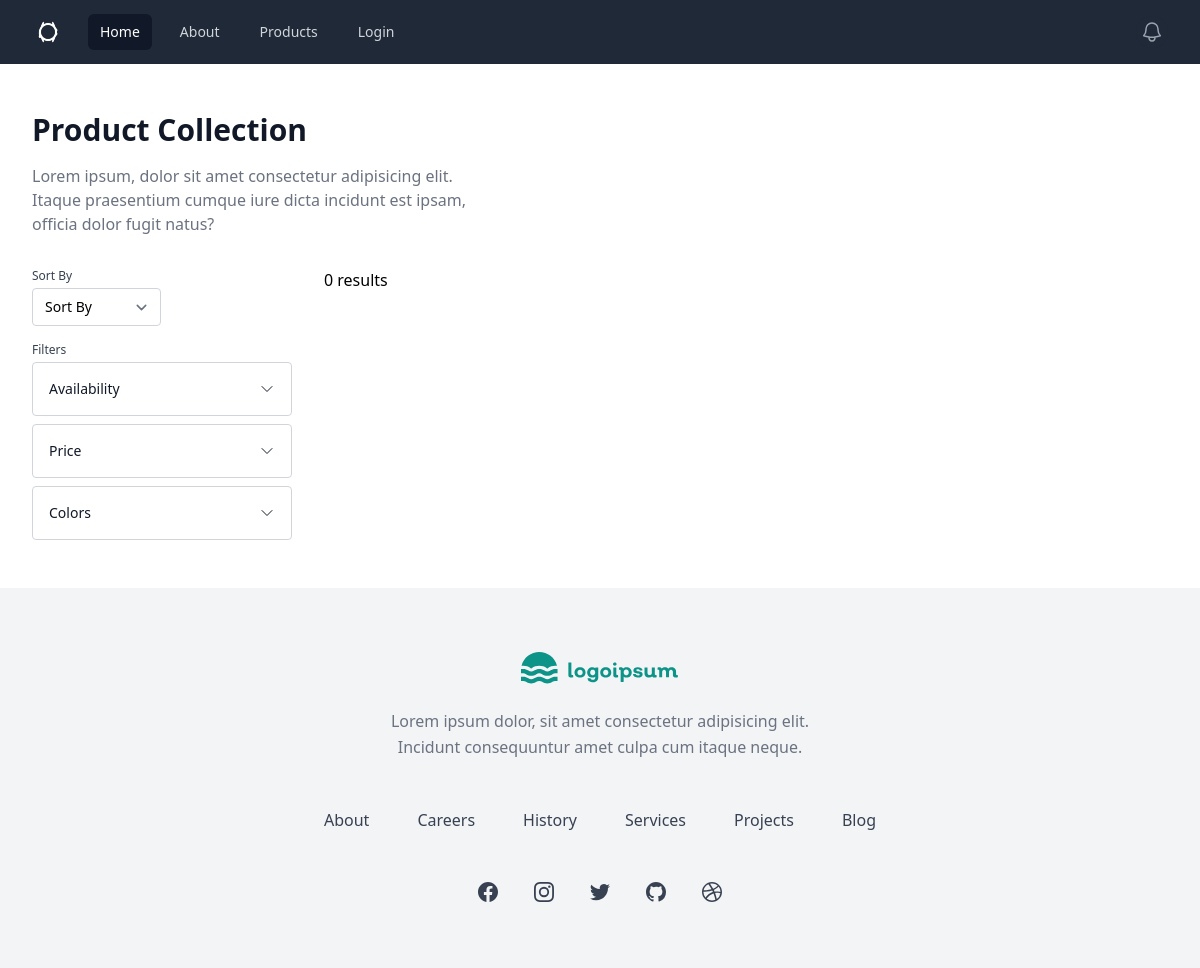
The page /products.php on the database as committed earlier.
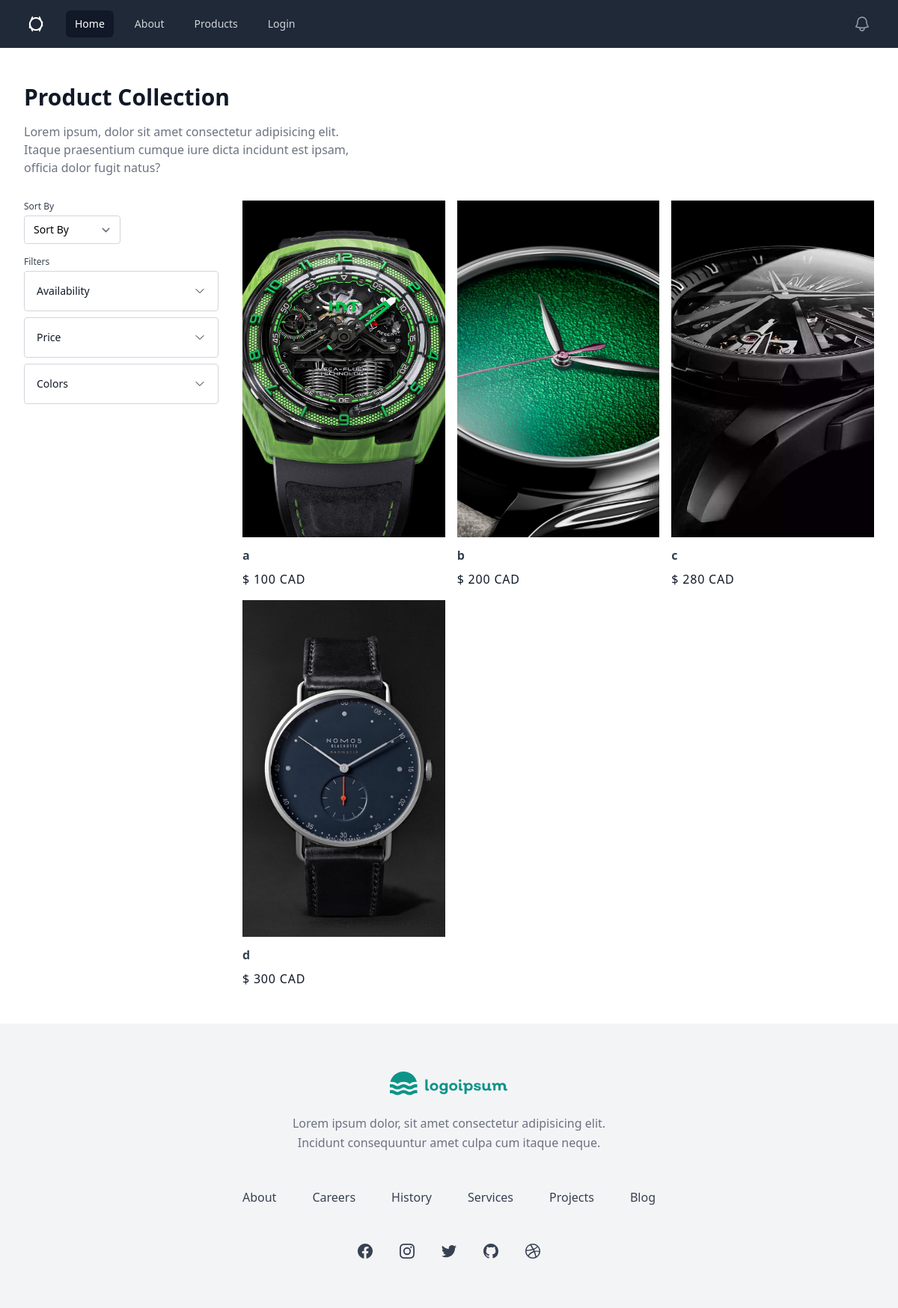
The same page on the database as committed later.
### tables this page shows
CREATE TABLE `products` (
  `srno` int(11) NOT NULL,
  `product_name` varchar(100) NOT NULL,
  `product_desc` varchar(100) NOT NULL,
  `product_price` int(11) NOT NULL,
  `product_rating` int(11) NOT NULL,
  `product_src` varchar(150) NOT NULL,
  `date_updated` datetime NOT NULL DEFAULT current_timestamp()
);

### products.php (the view, shortened to what this page needs)
<!DOCTYPE html>
<html lang="en" class="h-full bg-white">
<head>
    <script src="https://cdn.tailwindcss.com?plugins=forms,typography,aspect-ratio,line-clamp"></script>
</head>
<body class="h-full">
    <?php include "navbar.php";?>
    <?php
 include "connect.php";
 $sql = "SELECT * FROM products";
 $result = $conn->query($sql);
?>
    <section>
        <div class="mx-auto max-w-screen-xl px-4 py-8 sm:px-6 sm:py-12 lg:px-8">
            <header>
                <h2 class="text-xl font-bold text-gray-900 sm:text-3xl">Product Collection</h2>
                <p class="mt-4 max-w-md text-gray-500">Lorem ipsum, dolor sit amet consectetur adipisicing elit. Itaque
                    praesentium cumque iure dicta incidunt est ipsam, officia dolor fugit natus?</p>
            </header>
            <div class="mt-4 lg:mt-8 lg:grid lg:grid-cols-4 lg:items-start lg:gap-8">
                <div class="hidden space-y-4 lg:block">
                    <div>
                        <label for="SortBy" class="block text-xs font-medium text-gray-700"> Sort By </label>
                        <select id="SortBy" class="mt-1 rounded border-gray-300 text-sm">
                            <option>Sort By</option>
                        </select>
                    </div>
                    <div>
                        <p class="block text-xs font-medium text-gray-700">Filters</p>
                        <div class="mt-1 space-y-2">
                            <details
                                class="overflow-hidden rounded border border-gray-300 [&_summary::-webkit-details-marker]:hidden">
                                <summary
                                    class="flex cursor-pointer items-center justify-between gap-2 p-4 text-gray-900 transition">
                                    <span class="text-sm font-medium"> Availability </span>
                                    <span class="transition group-open:-rotate-180">
                                        <svg xmlns="http://www.w3.org/2000/svg" fill="none" viewBox="0 0 24 24"
                                            stroke-width="1.5" stroke="currentColor" class="h-4 w-4">
                                            <path stroke-linecap="round" stroke-linejoin="round"
                                                d="M19.5 8.25l-7.5 7.5-7.5-7.5" />
                                        </svg>
                                    </span>
                                </summary>
                            </details>
                            <details
                                class="overflow-hidden rounded border border-gray-300 [&_summary::-webkit-details-marker]:hidden">
                                <summary
                                    class="flex cursor-pointer items-center justify-between gap-2 p-4 text-gray-900 transition">
                                    <span class="text-sm font-medium"> Price </span>
                                    <span class="transition group-open:-rotate-180">
                                        <svg xmlns="http://www.w3.org/2000/svg" fill="none" viewBox="0 0 24 24"
                                            stroke-width="1.5" stroke="currentColor" class="h-4 w-4">
                                            <path stroke-linecap="round" stroke-linejoin="round"
                                                d="M19.5 8.25l-7.5 7.5-7.5-7.5" />
                                        </svg>
                                    </span>
                                </summary>
                            </details>
                            <details
                                class="overflow-hidden rounded border border-gray-300 [&_summary::-webkit-details-marker]:hidden">
                                <summary
                                    class="flex cursor-pointer items-center justify-between gap-2 p-4 text-gray-900 transition">
                                    <span class="text-sm font-medium"> Colors </span>
                                    <span class="transition group-open:-rotate-180">
                                        <svg xmlns="http://www.w3.org/2000/svg" fill="none" viewBox="0 0 24 24"
                                            stroke-width="1.5" stroke="currentColor" class="h-4 w-4">
                                            <path stroke-linecap="round" stroke-linejoin="round"
                                                d="M19.5 8.25l-7.5 7.5-7.5-7.5" />
                                        </svg>
                                    </span>
                                </summary>
                            </details>
                        </div>
                    </div>
                </div>
                <div class="lg:col-span-3">
                    <ul class="grid gap-4 sm:grid-cols-2 lg:grid-cols-3">
                        <?php
                        if($result->num_rows > 0){ ?>
                                      <?php while($row = $result->fetch_assoc()) { ?>
                                      <li class="product-card">
                                          <?php
                                echo'
                                <a href="product_detail.php?id='. urlencode($row['srno']).'" class="group block overflow-hidden">
                                ';
                                ?>
                            <img  src="<?php echo $row["product_src"];?>"
                                alt=""
                                class="h-[350px] w-full object-cover transition duration-500 group-hover:scale-105 sm:h-[450px]" />
                            <div class="relative bg-white pt-3">
                                <h3 class="text-large text-gray-700 group-hover:underline group-hover:underline-offset-4">
                                    <b><?php echo $row["product_name"] ?></b></h3>
                                <p class="mt-2">
                                    <span class="tracking-wider text-gray-900">$ <?php echo $row["product_price"] ?> CAD
                                    </span>
                                </p>
                            </div>
                            </a>
                        </li>
                        <?php    }
           }else{
              echo "0 results";
          }
        ?>
                    </ul>
                </div>
            </div>
        </div>
    </section>
    <?php include "footer.php";?>
</body>
</html>

### navbar.php (shortened to what this page needs)
<nav class="bg-gray-800">
      <div class="mx-auto max-w-7xl px-2 sm:px-6 lg:px-8">
        <div class="relative flex h-16 items-center justify-between">
          <div class="flex flex-1 items-center justify-center sm:items-stretch sm:justify-start">
            <div class="flex flex-shrink-0 items-center">
              <img class="h-8 w-auto" src="img/logo.png" alt="Your Company" />
            </div>
            <div class="hidden sm:ml-6 sm:block">
              <div class="flex space-x-4">
                <a href="index.php" class="bg-gray-900 text-white rounded-md px-3 py-2 text-sm font-medium" aria-current="page">Home</a>
                <a href="about.php" class="text-gray-300 hover:bg-gray-700 hover:text-white rounded-md px-3 py-2 text-sm font-medium">About</a>
                <a href="products.php" class="text-gray-300 hover:bg-gray-700 hover:text-white rounded-md px-3 py-2 text-sm font-medium">Products</a>
                <?php
                if(!isset($_SESSION["fname"])){
                  echo'
                  <a href="login.php" class="text-gray-300 hover:bg-gray-700 hover:text-white rounded-md px-3 py-2 text-sm font-medium">Login</a>
                  ';
                }
                else{
                  echo'
                  <a href="logout.php" class="text-gray-300 hover:bg-gray-700 hover:text-white rounded-md px-3 py-2 text-sm font-medium">Logout</a>
                  ';
                }
                ?>
              </div>
            </div>
          </div>
          <div class="absolute inset-y-0 right-0 flex items-center pr-2 sm:static sm:inset-auto sm:ml-6 sm:pr-0">
            <button type="button" class="rounded-full bg-gray-800 p-1 text-gray-400 hover:text-white focus:outline-none focus:ring-2 focus:ring-white focus:ring-offset-2 focus:ring-offset-gray-800">
            </button>
    </nav>

### footer.php (shortened to what this page needs)
<footer class="bg-gray-100">
      <div class="mx-auto max-w-5xl px-4 py-16 sm:px-6 lg:px-8">
        <div class="flex justify-center text-teal-600">
        </div>
        <p class="mx-auto mt-6 max-w-md text-center leading-relaxed text-gray-500">Lorem ipsum dolor, sit amet consectetur adipisicing elit. Incidunt consequuntur amet culpa cum itaque neque.</p>
        <ul class="mt-12 flex flex-wrap justify-center gap-6 md:gap-8 lg:gap-12">
          <li>
            <a class="text-gray-700 transition hover:text-gray-700/75" href="/"> About </a>
          </li>
          <li>
            <a class="text-gray-700 transition hover:text-gray-700/75" href="/"> Careers </a>
          </li>
          <li>
            <a class="text-gray-700 transition hover:text-gray-700/75" href="/"> History </a>
          </li>
          <li>
            <a class="text-gray-700 transition hover:text-gray-700/75" href="/"> Services </a>
          </li>
          <li>
            <a class="text-gray-700 transition hover:text-gray-700/75" href="/"> Projects </a>
          </li>
          <li>
            <a class="text-gray-700 transition hover:text-gray-700/75" href="/"> Blog </a>
          </li>
        </ul>
        <ul class="mt-12 flex justify-center gap-6 md:gap-8">
          <li>
            <a href="/" rel="noreferrer" target="_blank" class="text-gray-700 transition hover:text-gray-700/75">
            </a>
          </li>
          <li>
            <a href="/" rel="noreferrer" target="_blank" class="text-gray-700 transition hover:text-gray-700/75">
            </a>
          </li>
          <li>
            <a href="/" rel="noreferrer" target="_blank" class="text-gray-700 transition hover:text-gray-700/75">
            </a>
          </li>
          <li>
            <a href="/" rel="noreferrer" target="_blank" class="text-gray-700 transition hover:text-gray-700/75">
            </a>
          </li>
          <li>
            <a href="/" rel="noreferrer" target="_blank" class="text-gray-700 transition hover:text-gray-700/75">
            </a>
          </li>
        </ul>
      </div>
    </footer>

Rows that differ between the two databases and show on the page:
added products: product_src (picture), product_name "a", product_price "100"
added products: product_src (picture), product_name "b", product_price "200"
added products: product_src (picture), product_name "c", product_price "280"
added products: product_src (picture), product_name "d", product_price "300"
Other text that changed with them:
text no longer shown: "0 results"
